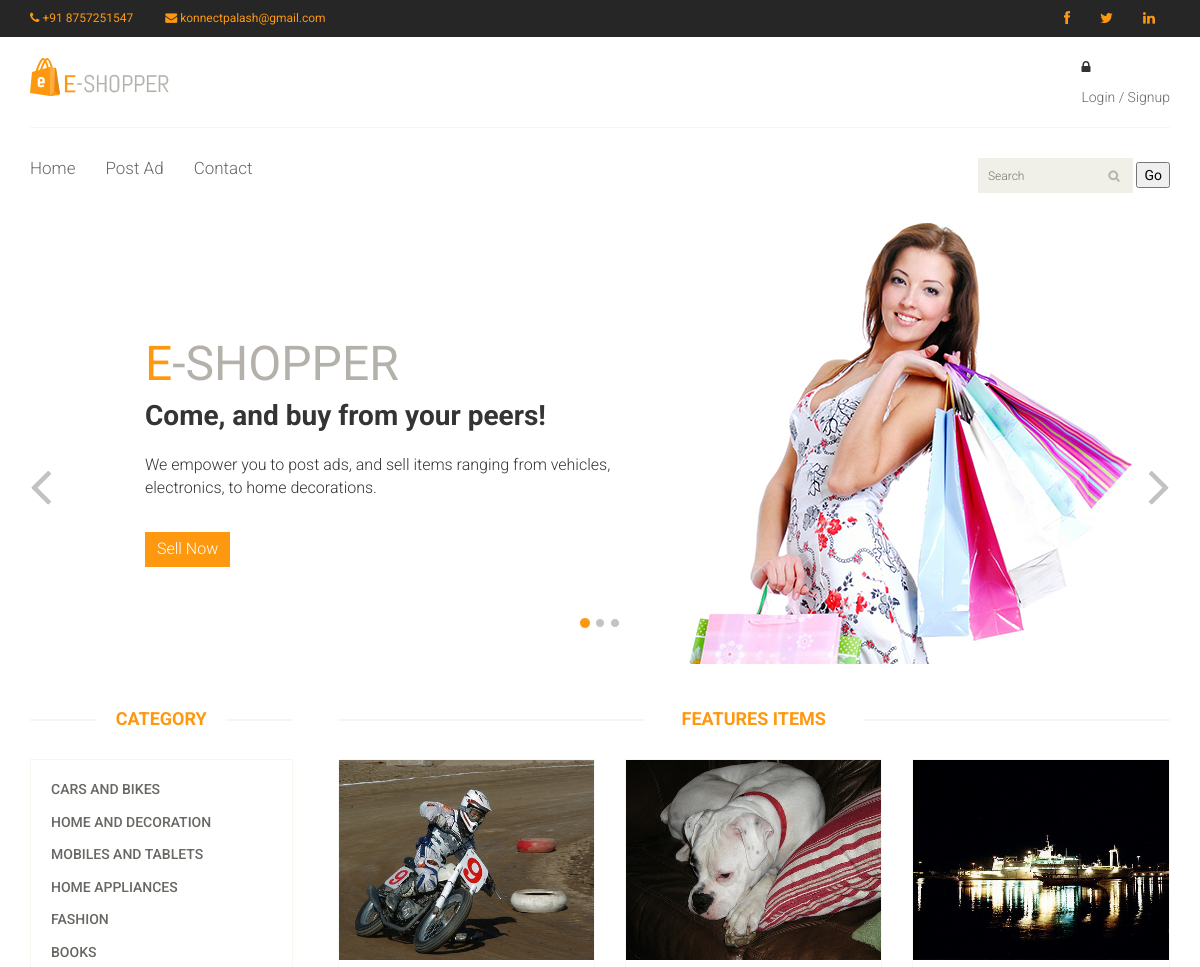
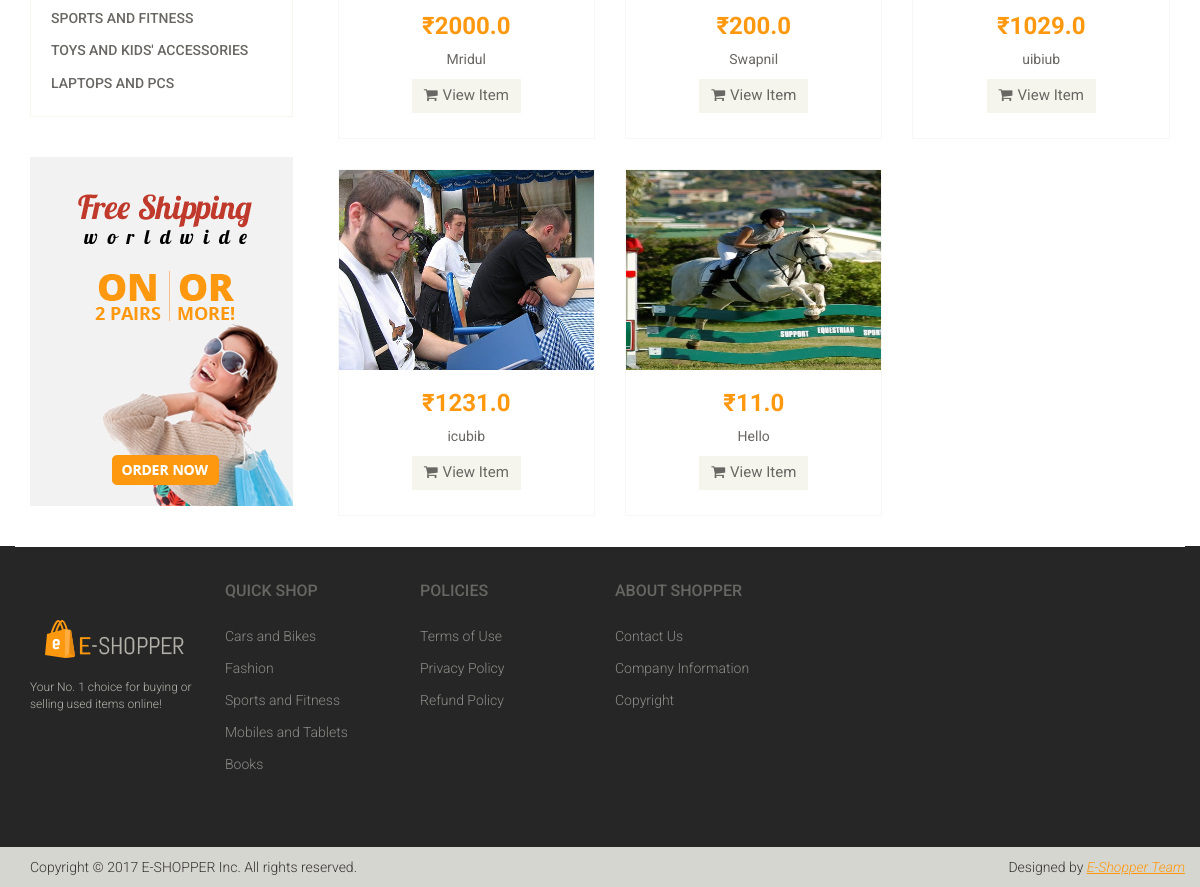
/index/, run on an earlier commit of the app's database (2 pictures, top to bottom).
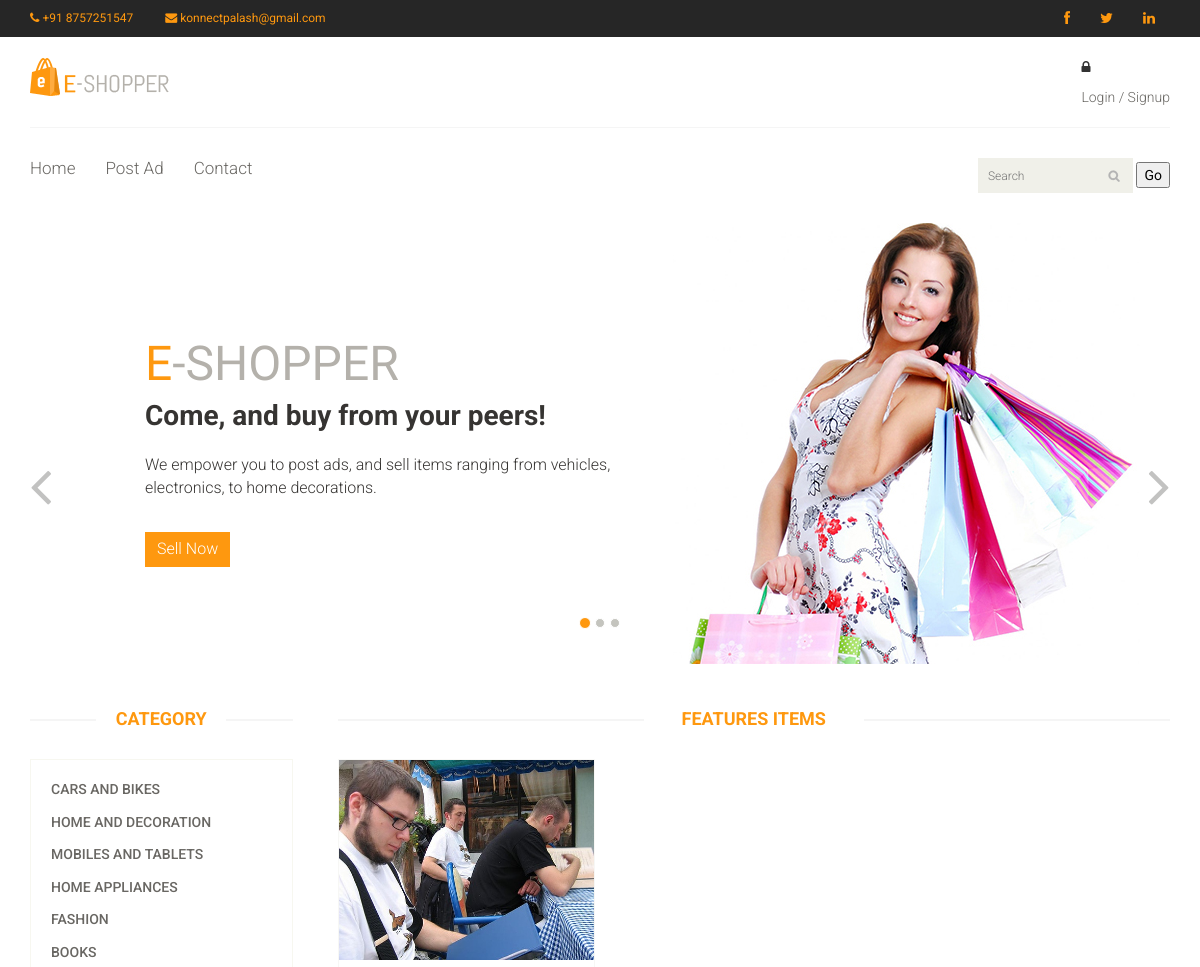
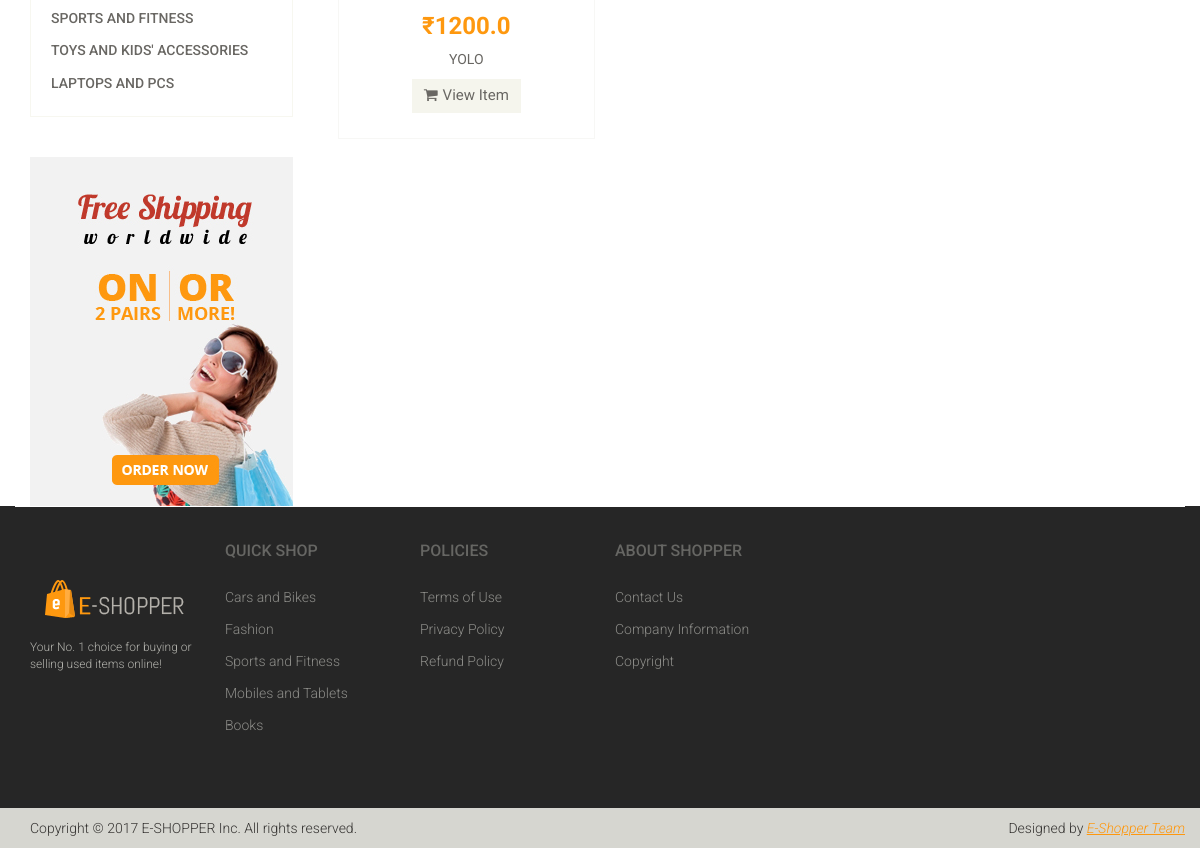
And on a later commit of the database (2 pictures, top to bottom).
### users/models.py (models this page shows, shortened)
class Item (models.Model):
    CHOICES= (
    ('1','Cars and Bikes'),
    ('2','Home and Decoration'),
    ('3','Mobile and Tablets'),
    ('4','Home appliances'),
    ('5','Fashion'),
    ('6','Books'),
    ('7','Sports and Fitness'),
    ('8','Laptops and PCs'),
    ('9','Toys and Kids Accessories'),
    )
    id = models.AutoField(primary_key=True)
    title = models.CharField(max_length=255)
    date = models.DateField(auto_now=True)
    seller_id = models.ForeignKey(User)
    description = models.TextField()
    price = models.FloatField()
    image = models.ImageField(upload_to='./users/static/')
    quantity = models.IntegerField()
    category = models.CharField(max_length=40,
        choices=CHOICES
        )

### users/views.py (the view)
# urls.py: url(r'^index/',views.index,name='index'),
def index(request):
    items = Item.objects.all()[0:6]
    return render(request, 'index.html', {'items': items})

### users/template/index.html (shortened to what the changed rows need)
{% extends "base.html" %} {% load static %} {% block main %}
<section id="slider">
    <div class="container">
        <div class="row">
            <div class="col-sm-12">
                <div id="slider-carousel" class="carousel slide" data-ride="carousel">
                    <div class="carousel-inner">
                        <div class="item active">
                            <div class="col-sm-6">
                                <h1><span>E</span>-SHOPPER</h1>
                                <h2>Come, and buy from your peers!</h2>
                            </div>
                        </div>
                    </div>
                </div>
            </div>
        </div>
    </div>
</section>
<section>
    <div class="container">
        <div class="row">
            <div class="col-sm-3">
                <div class="left-sidebar">
                    <h2>Category</h2>
                </div>
            </div>
            <div class="col-sm-9 padding-right">
                <div class="features_items">
                    <h2 class="title text-center">Features Items</h2>
                    {% for item in items|slice:":6" %}
                    <div class="col-sm-4">
                        <div class="product-image-wrapper">
                            <div class="single-products">
                                <div class="productinfo text-center">
                                    <a href="/item/{{ item.id }}"><img src="/static{{ item.image.url }}" alt="" class="img-responsive girl" style="height:200px; width:300px;" /></a>
                                    <h2>₹{{ item.price }} </h2>
                                    <p>{{ item.title}}</p>
                                    <a href="/item/{{ item.id }}" class="btn btn-default add-to-cart"><i class="fa fa-shopping-cart"></i>View Item</a>
                                </div>
                            </div>
                        </div>
                    </div>
                    {% endfor %}
                </div>
            </div>
        </div>
    </div>
</section>
{% endblock %}

What changed in the data, as far as the page shows it:
removed Item: image (picture), price "2000.0", title "Mridul"
removed Item: image (picture), price "200.0", title "Swapnil"
removed Item: image (picture), price "1029.0", title "uibiub"
removed Item: image (picture), price "1231.0", title "icubib"
removed Item: image (picture), price "11.0", title "Hello"
added Item: image (picture), price "1200.0", title "YOLO"
